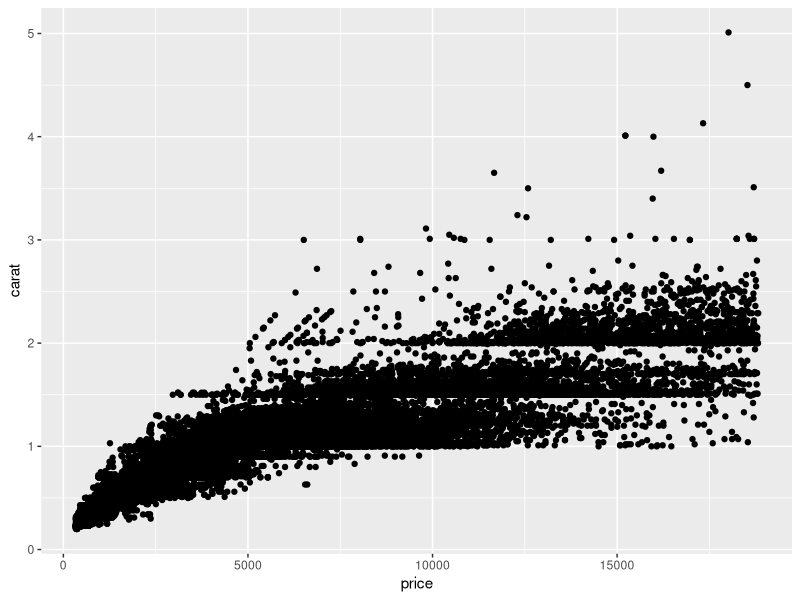
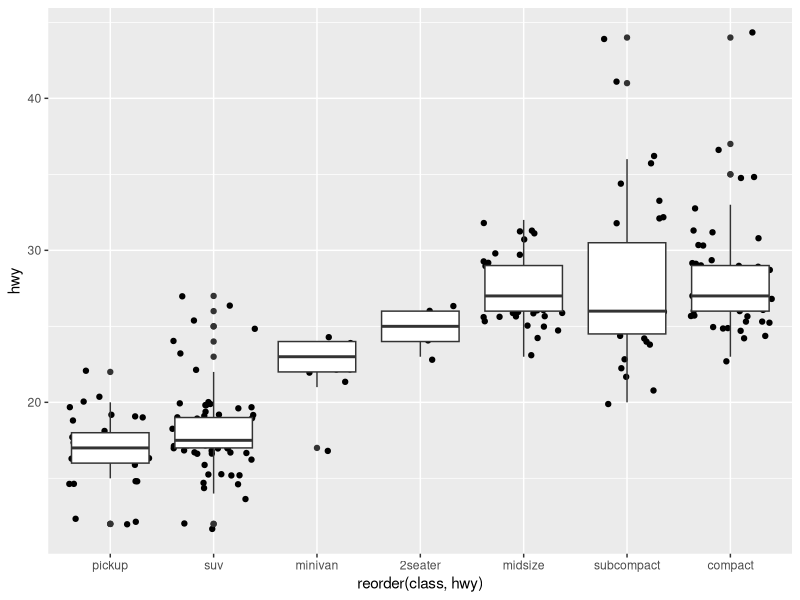
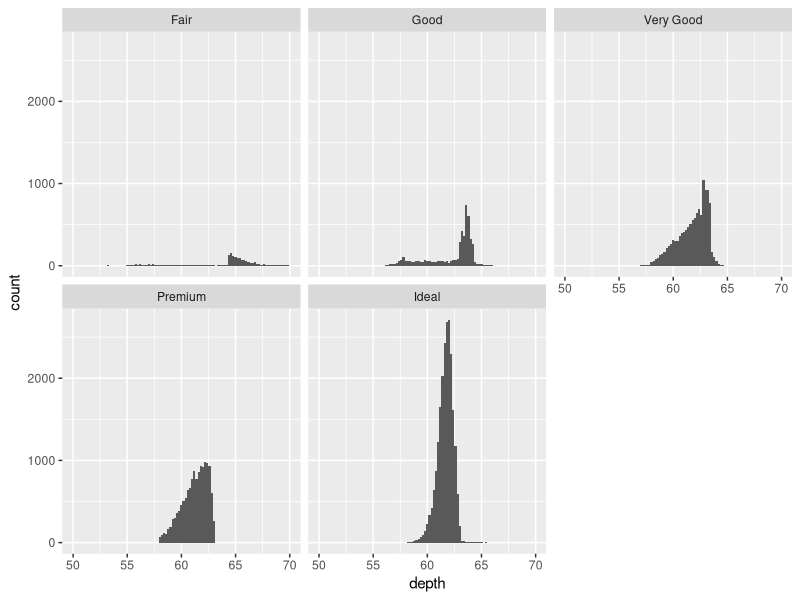
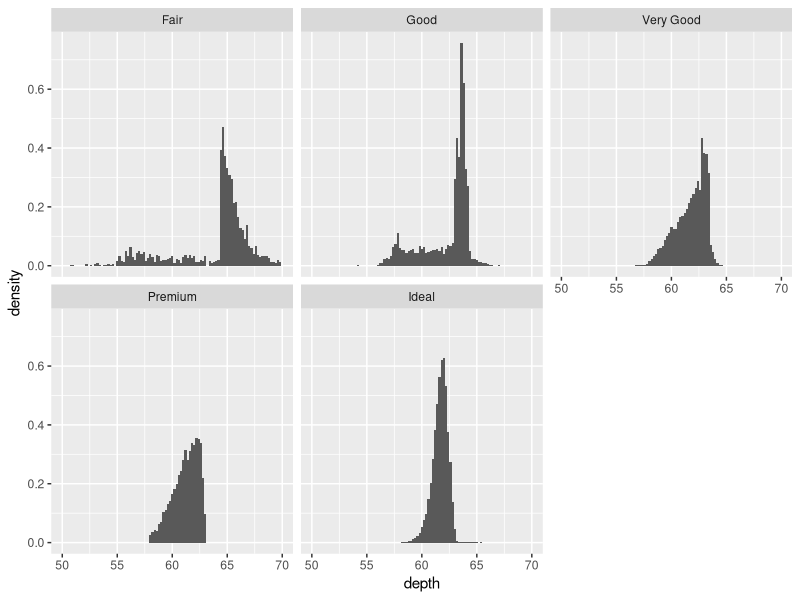
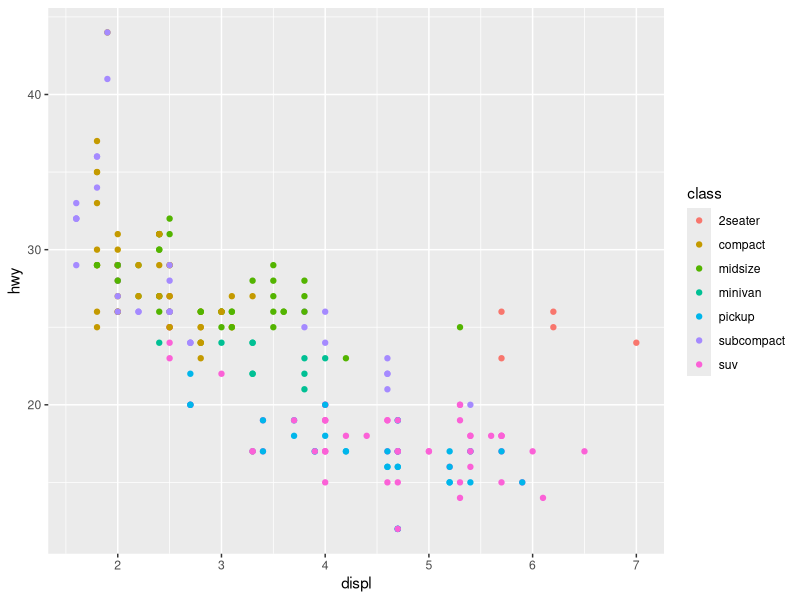
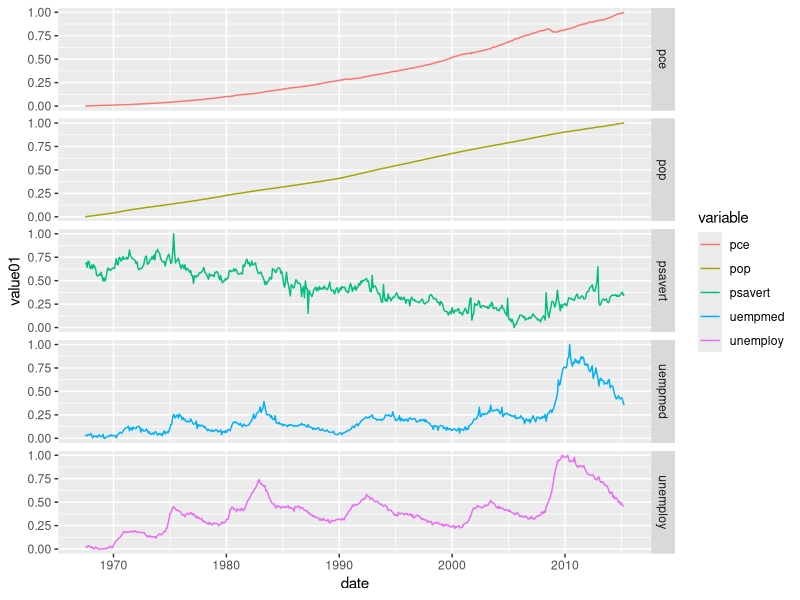

Reproduce these figures in R, in order. (Note: this script raises an error after producing the figures.)
## ---- chunk 1
install.packages("ggplot2")
library(ggplot2)

ggplot(diamonds, aes(x = price, y = carat)) +
  geom_point()
## ---- chunk 2
ggplot(mpg, aes(reorder(class, hwy), hwy)) +
  geom_jitter() +
  geom_boxplot()
## ---- chunk 3

#Plot count
ggplot(diamonds, aes(depth)) +
  geom_histogram(aes(y = ..count..), binwidth=0.2) +
  facet_wrap(~ cut) + xlim(50, 70)

#Plot density
ggplot(diamonds, aes(depth)) +
  geom_histogram(aes(y = ..density..), binwidth=0.2) +
  facet_wrap(~ cut) + xlim(50, 70)
## ---- chunk 4
ggplot(mpg, aes(displ, hwy, color = class)) +
  geom_point()

## ---- chunk 5
d <- economics_long
d
ggplot(data=d, aes(x=date, y=value01, group=variable, color = variable)) +
  geom_line()+facet_grid(d$variable~.)
## ---- chunk 6
cities = as.data.frame("cities.txt")
cities
troops = as.data.frame("troops.txt")
troops
## ---- chunk 7
ggplot(cities, aes(long, lat)) +
  geom_path(aes(size = survivors, colour =
direction,
    group = interaction(group, direction)), data =
troops) +
  geom_text(aes(label = city), hjust = 0, vjust = 1,
size = 4)
# Polish appearance
last_plot() +
  scale_x_continuous("", limits = c(24, 39)) +
  scale_y_continuous("") +
  scale_colour_manual(values = c("grey50","red")) +
  scale_size(to = c(1, 10))
